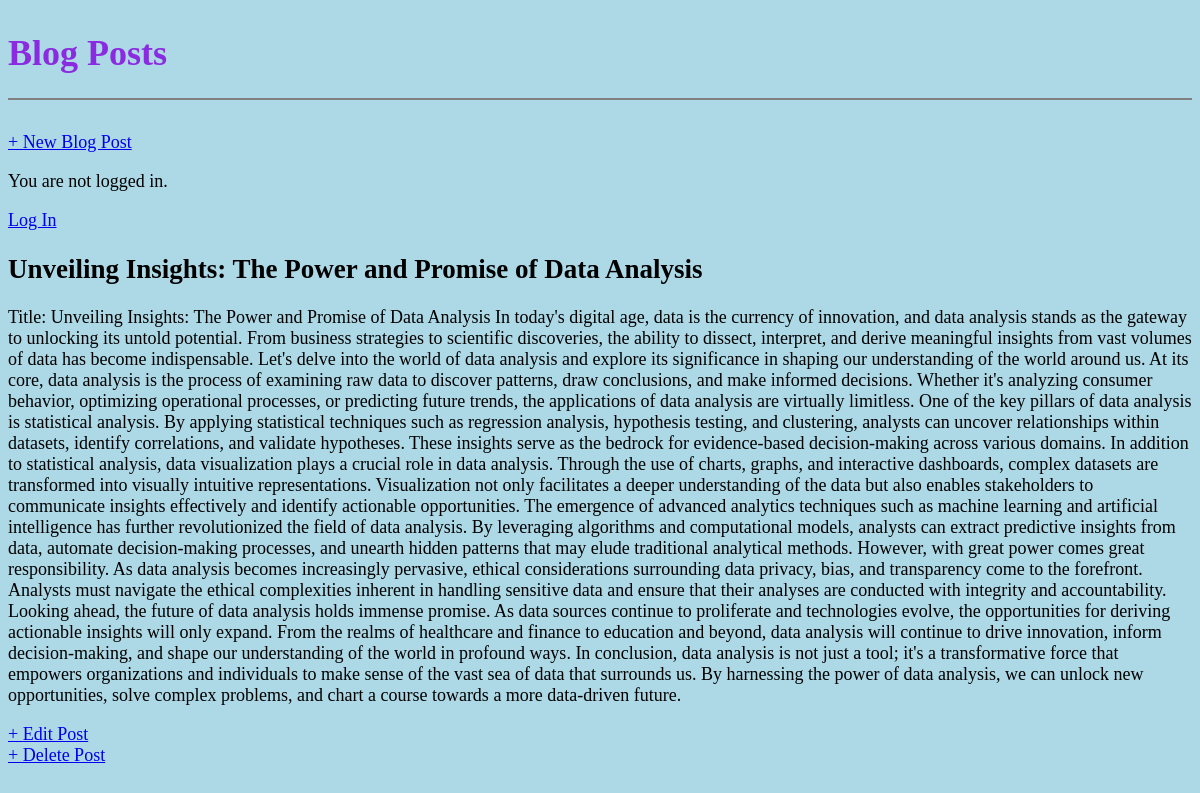
Screenshot of /post/3/ with the database file from the repository.
### blog/models.py (models this page shows, shortened)
class Post(models.Model):
    title = models.CharField(max_length=200)
    author = models.ForeignKey(
        'auth.User',
        on_delete=models.CASCADE,  # When the user is deleted, also delete their posts
    )
    body = models.TextField()

### blog/views.py (the view)
# urls.py: path('post/<int:pk>/', PostDetails.as_view(), name= 'post_detail'),
class PostDetails(DetailView):
    model = Post
    template_name = 'post_detail.html'

### blog/templates/post_detail.html
{% extends 'base.html' %}
{% block content %}
<div class="post-entry">
    <h2>{{post.title}}</h2>
    <p>{{post.body}}</p>
</div>
<a href="{% url 'edit_post' post.pk %}">+ Edit Post</a>
<div>
    <a href="{% url 'delete_post' post.pk %}">+ Delete Post</a>
</div>
{% endblock content %}

### static/css/base.css (style rules this page uses)
body { font-size: 18px; background-color: lightblue }
.post-entry { margin: 0.5rem 0; }

### rows the page displays
Post: title "Unveiling Insights: The Power and Promise of Data Analysis", body "Title: Unveiling Insights: The Power and Promise of Data Analysis In today's digital age, data is the currency of innovation, and data analysis stands as the gateway to unlocking its untold potential. From business strategies to scientific discoveries, the ability to dissect, interpret, and derive meaningful insights from vast volumes of data has become indispensable. Let's delve into the world of data analysis and explore its significance in shaping our understanding of the world around us. At its core, data analysis is the process of examining raw data to discover patterns, draw conclusions, and make informed decisions. Whether it's analyzing consumer behavior, optimizing operational…"
